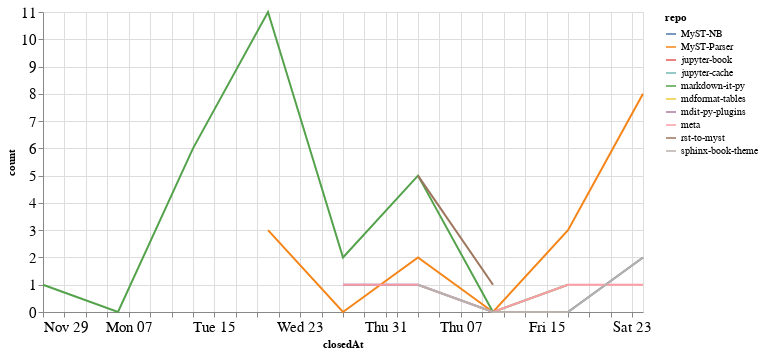

Source (notebook cell):
### Code cell
closed_by_time = closed_by.groupby('repo').resample('W', on='closedAt').count()['author'].reset_index()
closed_by_time = closed_by_time.rename(columns={'author': 'count'})

alt.Chart(closed_by_time, width=600).mark_line().encode(
    x='closedAt',
    y='count',
    color='repo',
    tooltip="repo"
)

### Figure 1 — Vega-Lite specification as saved in the notebook (floating-point values rounded to 4 significant figures)
{"config": {"axisLeft": {"labelFontSize": 15}, "axisBottom": {"labelFontSize": 15}}, "data": {"name": "data-a238978c8510835f05563df2f795687a"}, "mark": "line", "encoding": {"color": {"type": "nominal", "field": "repo"}, "tooltip": {"type": "nominal", "field": "repo"}, "x": {"type": "temporal", "field": "closedAt"}, "y": {"type": "quantitative", "field": "count"}}, "width": 600, "$schema": "https://vega.github.io/schema/vega-lite/v4.8.1.json", "datasets": {"data-a238978c8510835f05563df2f795687a": [{"repo": "MyST-NB", "closedAt": "2020-12-27T00:00:00", "count": 1}, {"repo": "MyST-NB", "closedAt": "2021-01-03T00:00:00", "count": 1}, {"repo": "MyST-NB", "closedAt": "2021-01-10T00:00:00", "count": 0}, {"repo": "MyST-NB", "closedAt": "2021-01-17T00:00:00", "count": 0}, {"repo": "MyST-NB", "closedAt": "2021-01-24T00:00:00", "count": 2}, {"repo": "MyST-Parser", "closedAt": "2020-12-20T00:00:00", "count": 3}, {"repo": "MyST-Parser", "closedAt": "2020-12-27T00:00:00", "count": 0}, {"repo": "MyST-Parser", "closedAt": "2021-01-03T00:00:00", "count": 2}, {"repo": "MyST-Parser", "closedAt": "2021-01-10T00:00:00", "count": 0}, {"repo": "MyST-Parser", "closedAt": "2021-01-17T00:00:00", "count": 3}, {"repo": "MyST-Parser", "closedAt": "2021-01-24T00:00:00", "count": 8}, {"repo": "jupyter-book", "closedAt": "2021-01-17T00:00:00", "count": 1}, {"repo": "jupyter-cache", "closedAt": "2021-01-17T00:00:00", "count": 2}, {"repo": "markdown-it-py", "closedAt": "2020-11-29T00:00:00", "count": 1}, {"repo": "markdown-it-py", "closedAt": "2020-12-06T00:00:00", "count": 0}, {"repo": "markdown-it-py", "closedAt": "2020-12-13T00:00:00", "count": 6}, {"repo": "markdown-it-py", "closedAt": "2020-12-20T00:00:00", "count": 11}, {"repo": "markdown-it-py", "closedAt": "2020-12-27T00:00:00", "count": 2}, {"repo": "markdown-it-py", "closedAt": "2021-01-03T00:00:00", "count": 5}, {"repo": "markdown-it-py", "closedAt": "2021-01-10T00:00:00", "count": 0}, {"repo": "markdown-it-py", "closedAt": "2021-01-17T00:00:00", "count": 1}, {"repo": "mdformat-tables", "closedAt": "2020-12-13T00:00:00", "count": 1}, {"repo": "mdit-py-plugins", "closedAt": "2020-12-20T00:00:00", "count": 3}, {"repo": "meta", "closedAt": "2020-12-27T00:00:00", "count": 1}, {"repo": "meta", "closedAt": "2021-01-03T00:00:00", "count": 1}, {"repo": "meta", "closedAt": "2021-01-10T00:00:00", "count": 0}, {"repo": "meta", "closedAt": "2021-01-17T00:00:00", "count": 1}, {"repo": "meta", "closedAt": "2021-01-24T00:00:00", "count": 1}, {"repo": "rst-to-myst", "closedAt": "2021-01-03T00:00:00", "count": 5}, {"repo": "rst-to-myst", "closedAt": "2021-01-10T00:00:00", "count": 1}, {"repo": "sphinx-book-theme", "closedAt": "2021-01-03T00:00:00", "count": 1}, {"repo": "sphinx-book-theme", "closedAt": "2021-01-10T00:00:00", "count": 0}, {"repo": "sphinx-book-theme", "closedAt": "2021-01-17T00:00:00", "count": 0}, {"repo": "sphinx-book-theme", "closedAt": "2021-01-24T00:00:00", "count": 2}]}}
